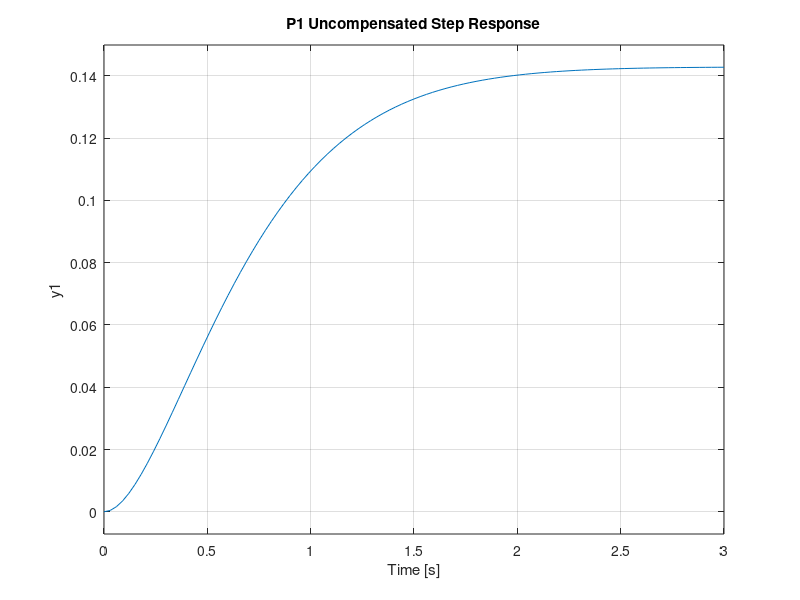
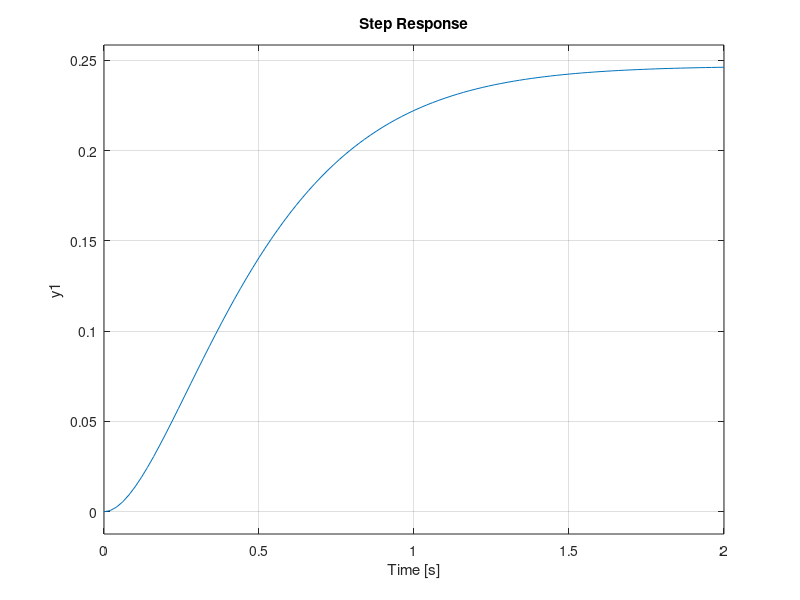

Here is the MATLAB script that generated these plots, in order: (Note: this script raises an error after producing the figures.)
%Charles Keer
%Controls Exam 2
clear
clc 
close all

%Problem 1 

%Inital system step response
num = [1];
denom = [1,5,7]
s = tf(num,denom);
figure
step(s);
title("P1 Uncompensated Step Response")


% Choose a gain of 3.5 for system and plot system 
% with lead compensator design and CL function

num2=[3.5];
denom2 = [1,7.34,14.18];

s2 = tf(num2,denom2);
figure
step(s2);
stepinfo(s2)
title("P1 Compensated Step Response")

%Given that our parameters was a 1.5 s, this system outputs
% a 1.47 settling time, which is within the given parameters. 


%Problem 2

%uncompensated lead root locus 

num3 =[3.5];
denom3 = [1,7.34,10.68];
s3 = tf(num3,denom3);
figure
rlocus(s3);
title("P2 Uncompensated Root Locus")

%Compensated lead-lag root locus 
num4 = [460,69.276];
denom4 = [1,7.35,10.7534,0.1068];
s4 = tf(num4,denom4);
figure
rlocus(s4)
title("P2 Compensated Root Locus")


%Step input with closed loop G(s)
num5 = [460,69.276];
denom5 = [1,7.35,470.7534,69.3828];

s5 = tf(num5,denom5);
figure
step(s5)
stepinfo(s5)

title("P2 Compensated Step Response")
